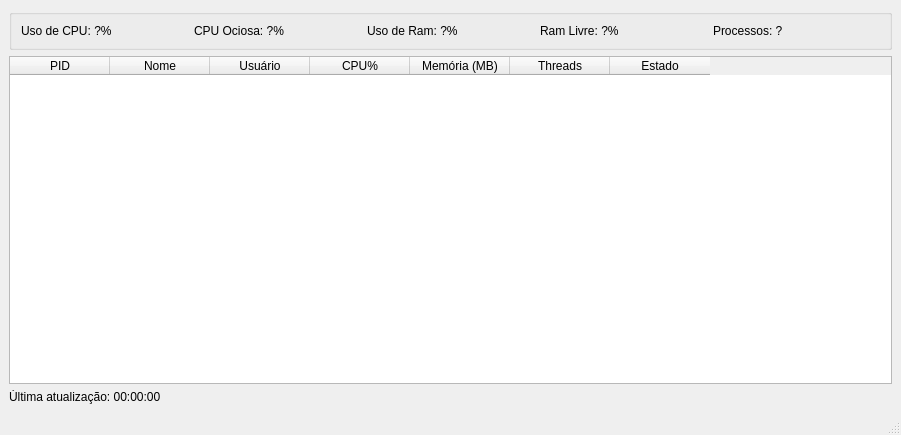
<?xml version="1.0" encoding="UTF-8"?>
<ui version="4.0">
 <class>MainWindow</class>
 <widget class="QMainWindow" name="MainWindow">
  <property name="geometry">
   <rect>
    <x>0</x>
    <y>0</y>
    <width>901</width>
    <height>435</height>
   </rect>
  </property>
  <property name="windowTitle">
   <string>MainWindow</string>
  </property>
  <widget class="QWidget" name="centralwidget">
   <layout class="QVBoxLayout" name="verticalLayout">
    <item>
     <widget class="QGroupBox" name="groupBox">
      <property name="title">
       <string/>
      </property>
      <layout class="QHBoxLayout" name="horizontalLayout">
       <item>
        <widget class="QLabel" name="lblCpuUse">
         <property name="text">
          <string>Uso de CPU: ?%</string>
         </property>
        </widget>
       </item>
       <item>
        <widget class="QLabel" name="lblCpuIdle">
         <property name="text">
          <string>CPU Ociosa: ?%</string>
         </property>
        </widget>
       </item>
       <item>
        <widget class="QLabel" name="lblMemUse">
         <property name="text">
          <string>Uso de Ram: ?%</string>
         </property>
        </widget>
       </item>
       <item>
        <widget class="QLabel" name="lblMemFree">
         <property name="text">
          <string>Ram Livre: ?%</string>
         </property>
        </widget>
       </item>
       <item>
        <widget class="QLabel" name="lblTotalProc">
         <property name="text">
          <string>Processos: ?</string>
         </property>
        </widget>
       </item>
      </layout>
     </widget>
    </item>
    <item>
     <widget class="QTableWidget" name="tblProcess">
      <property name="columnCount">
       <number>7</number>
      </property>
      <column>
       <property name="text">
        <string>PID</string>
       </property>
      </column>
      <column>
       <property name="text">
        <string>Nome</string>
       </property>
      </column>
      <column>
       <property name="text">
        <string>Usuário</string>
       </property>
      </column>
      <column>
       <property name="text">
        <string>CPU%</string>
       </property>
      </column>
      <column>
       <property name="text">
        <string>Memória (MB)</string>
       </property>
      </column>
      <column>
       <property name="text">
        <string>Threads</string>
       </property>
      </column>
      <column>
       <property name="text">
        <string>Estado</string>
       </property>
      </column>
     </widget>
    </item>
    <item>
     <widget class="QLabel" name="lblUpdate">
      <property name="text">
       <string>Última atualização: 00:00:00</string>
      </property>
     </widget>
    </item>
   </layout>
  </widget>
  <widget class="QMenuBar" name="menubar">
   <property name="geometry">
    <rect>
     <x>0</x>
     <y>0</y>
     <width>901</width>
     <height>24</height>
    </rect>
   </property>
  </widget>
  <widget class="QStatusBar" name="statusbar"/>
 </widget>
 <resources/>
 <connections/>
</ui>
